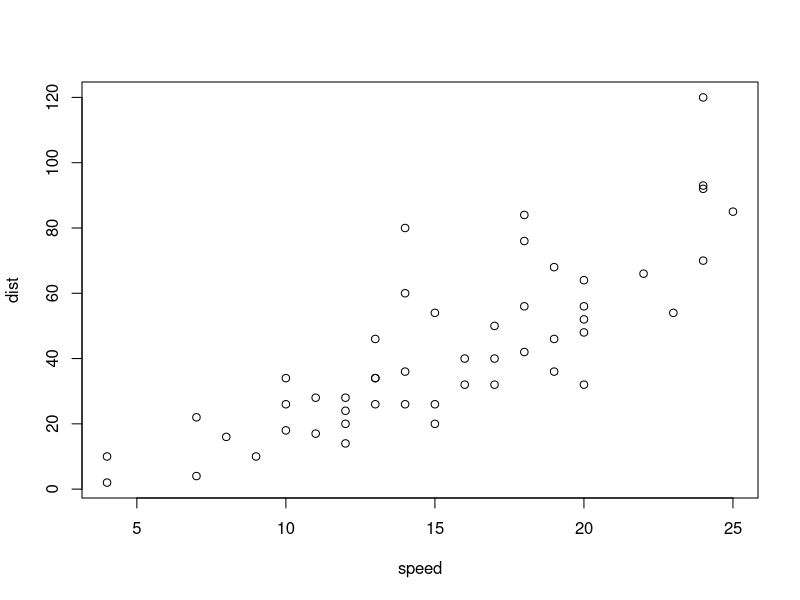
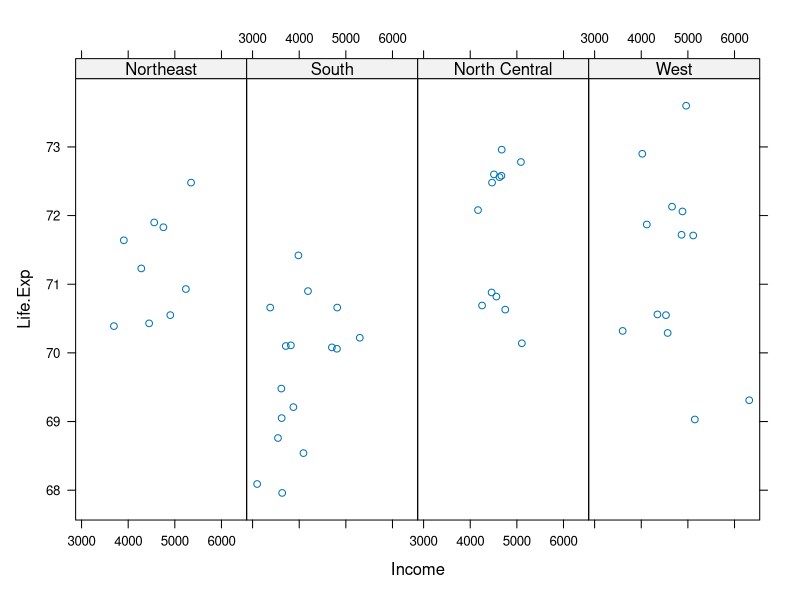
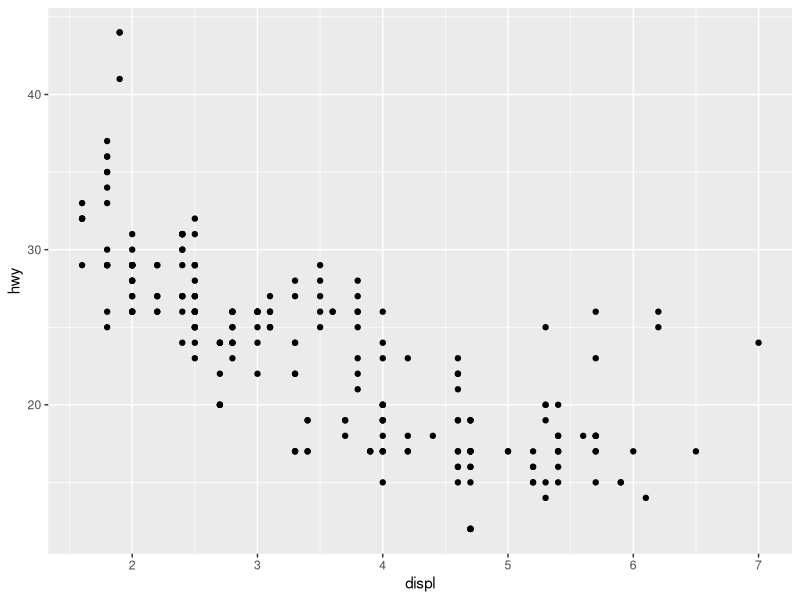
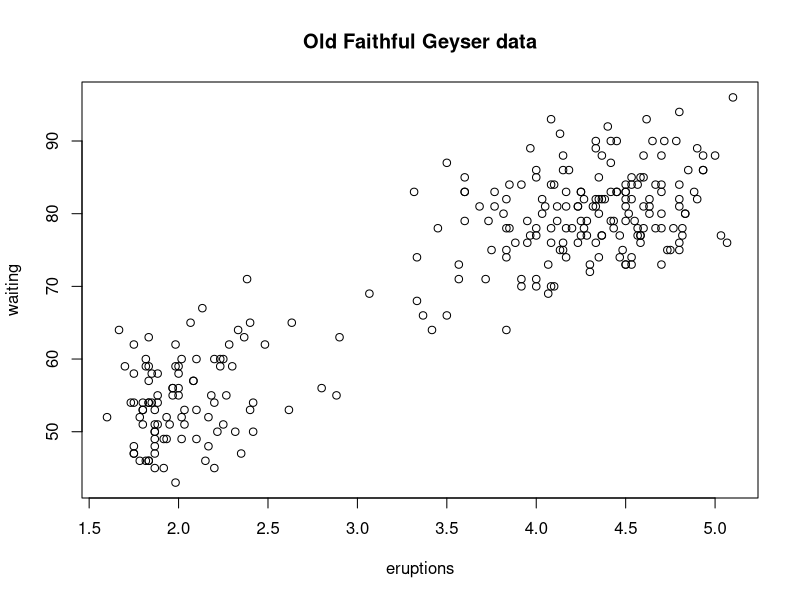
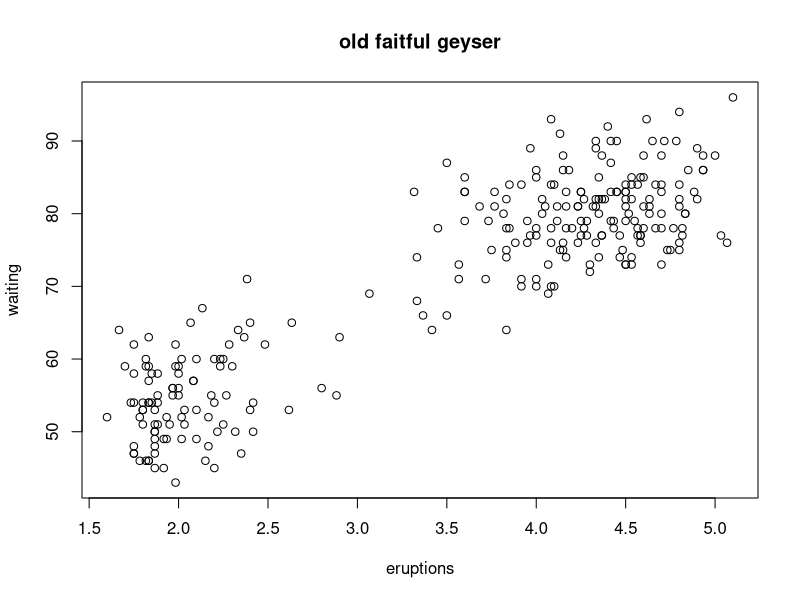

These figures' R source, in order:
## ---- chunk 1
library(datasets)
data(cars)

with(cars, plot(speed, dist))
## ---- chunk 2
library(lattice)

state <- data.frame(state.x77, region = state.region)

xyplot(Life.Exp ~ Income | region, data = state, 
       layout = c(4, 1))
## ---- chunk 3
library(ggplot2)
data(mpg)
qplot(displ, hwy, data = mpg)
## ---- chunk 4
library(datasets)
# open pdf device; create a pdf file for the plot
pdf(file = "myplot.pdf")   
with(faithful, plot(eruptions, waiting))
title(main = "old faitful geyser")
# still no plot on screen
dev.off()
# now close the pdf file device
## ---- chunk 5
dev.cur()
## ---- chunk 6
dev.set(2)  # but there is no open device
## ---- chunk 7
library(datasets)

with(faithful, plot(eruptions, waiting))   # create a plot on screen device

title(main = "Old Faithful Geyser data")  # add a main title

dev.copy(png, file = "geyserplot.png")  # copy my plot to a PNG file

dev.off()  # don't forget to close the PNG device
